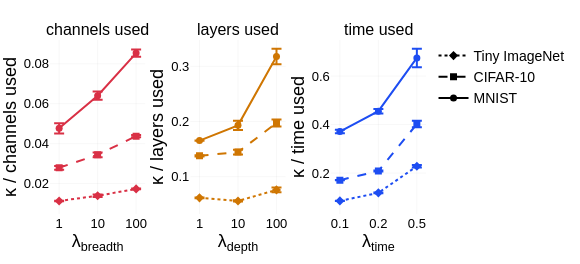

Write notebook code for a chart like this one.
### Code cell
dataset_order = ["mnist", "cifar10", "tiny-imagenet"]
DATASET_LABELS = {"mnist": "MNIST", "cifar10": "CIFAR-10", "tiny-imagenet": "Tiny ImageNet"}  # display names
dataset_dashes = {
    "mnist": "solid",
    "cifar10": "dash",
    "tiny-imagenet": "dot",
}
dataset_symbols = {
    "mnist": "circle",
    "cifar10": "square",
    "tiny-imagenet": "diamond",
}

chance_acc = {
    "mnist": 0.1,
    "cifar10": 0.1,
    "tiny-imagenet": 0.005,
}

resources = [
    ("channels_used", "channels used", "lam_breadth", cfg_base.plotting.breadth),
    ("layers_used", "layers used", "lam_depth", cfg_base.plotting.depth),
    ("time_used", "time used", "lam_time", cfg_base.plotting.time),
]

n = cfg_base.experiment.n_instances
multiplier = t.ppf(0.975, df=n - 1)

fig = make_subplots(rows=1, cols=3, horizontal_spacing=0.12,
                    subplot_titles=["channels used", "layers used", "time used"])

for dataset in reversed(dataset_order):
    fig.add_trace(go.Scatter(
        x=[None], y=[None],
        mode="lines+markers",
        marker=dict(size=7, symbol=dataset_symbols[dataset], color="black"),
        line=dict(color="black", width=2, dash=dataset_dashes[dataset]),
        name=DATASET_LABELS[dataset],
        showlegend=True,
    ), row=1, col=1)

for i, (resource_col, ylabel, lam_col, color) in enumerate(resources):
    instance_means = model_df.groupby(["dataset", lam_col, "instance"]).agg(
        resource_mean=(resource_col, "mean"),
        accuracy_mean=("accuracy", "mean"),
    ).reset_index()

    # compute kappa and efficiency per instance
    instance_means["chance"] = instance_means["dataset"].map(chance_acc)
    instance_means["kappa"] = (instance_means["accuracy_mean"] - instance_means["chance"]) / (1 - instance_means["chance"])
    instance_means["kappa"] = instance_means["kappa"].clip(lower=1e-6)  # avoid division by zero
    instance_means["efficiency"] = instance_means["kappa"] / instance_means["resource_mean"]  # efficiency is kappa per unit resource

    stats = instance_means.groupby(["dataset", lam_col])["efficiency"].agg(["mean", "std"]).reset_index()

    for dataset in dataset_order:
        ds_stats = stats[stats["dataset"] == dataset].sort_values(lam_col)
        sems = multiplier * ds_stats["std"] / np.sqrt(n)
        fig.add_trace(go.Scatter(
            x=ds_stats[lam_col],
            y=ds_stats["mean"],
            error_y=dict(type="data", array=sems, visible=True),
            mode="lines+markers",
            marker=dict(size=7, symbol=dataset_symbols[dataset]),
            line=dict(color=color, width=2, dash=dataset_dashes[dataset]),
            name=DATASET_LABELS[dataset],
            showlegend=False,
        ), row=1, col=i + 1)

    fig.update_yaxes(title_text=f"κ / {ylabel} ", row=1, col=i + 1, title_standoff=2)
     

    fig.update_xaxes(
        title_text=f"λ<sub>{lam_col.replace('lam_', '')}</sub>",
        type="category",
        row=1, col=i + 1,
        title_standoff=0,
    )

fig.update_layout(
    width=WIDTH * 0.55,
    height=WIDTH * 0.25,
    margin=dict(l=50, r=10, t=40, b=50),
    showlegend=True,
)
fig.update_layout(
    legend=dict(font=dict(size=14))
)
fig.show()

nn_bowl.utils.save_figure(fig, figures_dir, "datasets_efficiency_by_lambda", scale=4)

### Figure 1 — Plotly figure (JSON) as saved in the notebook; plotly's stock layout.template omitted (floating-point values rounded to 4 significant figures)
{"data": [{"line": {"color": "black", "dash": "dot", "width": 2}, "marker": {"color": "black", "size": 7, "symbol": "diamond"}, "mode": "lines+markers", "name": "Tiny ImageNet", "showlegend": true, "type": "scatter", "x": [null], "xaxis": "x", "y": [null], "yaxis": "y"}, {"line": {"color": "black", "dash": "dash", "width": 2}, "marker": {"color": "black", "size": 7, "symbol": "square"}, "mode": "lines+markers", "name": "CIFAR-10", "showlegend": true, "type": "scatter", "x": [null], "xaxis": "x", "y": [null], "yaxis": "y"}, {"line": {"color": "black", "dash": "solid", "width": 2}, "marker": {"color": "black", "size": 7, "symbol": "circle"}, "mode": "lines+markers", "name": "MNIST", "showlegend": true, "type": "scatter", "x": [null], "xaxis": "x", "y": [null], "yaxis": "y"}, {"error_y": {"array": [0.002531, 0.002092, 0.001852], "type": "data", "visible": true}, "line": {"color": "#d93045", "dash": "solid", "width": 2}, "marker": {"size": 7, "symbol": "circle"}, "mode": "lines+markers", "name": "MNIST", "showlegend": false, "type": "scatter", "x": [1.0, 10.0, 100.0], "xaxis": "x", "y": [0.04767, 0.06404, 0.08536], "yaxis": "y"}, {"error_y": {"array": [0.0009388, 0.0012, 0.0005721], "type": "data", "visible": true}, "line": {"color": "#d93045", "dash": "dash", "width": 2}, "marker": {"size": 7, "symbol": "square"}, "mode": "lines+markers", "name": "CIFAR-10", "showlegend": false, "type": "scatter", "x": [1.0, 10.0, 100.0], "xaxis": "x", "y": [0.02794, 0.03443, 0.04375], "yaxis": "y"}, {"error_y": {"array": [0.0001321, 0.0006543, 0.0001995], "type": "data", "visible": true}, "line": {"color": "#d93045", "dash": "dot", "width": 2}, "marker": {"size": 7, "symbol": "diamond"}, "mode": "lines+markers", "name": "Tiny ImageNet", "showlegend": false, "type": "scatter", "x": [1.0, 10.0, 100.0], "xaxis": "x", "y": [0.01134, 0.0139, 0.01735], "yaxis": "y"}, {"error_y": {"array": [3.203e-05, 0.008323, 0.01407], "type": "data", "visible": true}, "line": {"color": "#cf7602", "dash": "solid", "width": 2}, "marker": {"size": 7, "symbol": "circle"}, "mode": "lines+markers", "name": "MNIST", "showlegend": false, "type": "scatter", "x": [1.0, 10.0, 100.0], "xaxis": "x2", "y": [0.1654, 0.1931, 0.3178], "yaxis": "y2"}, {"error_y": {"array": [0.001177, 0.004379, 0.006346], "type": "data", "visible": true}, "line": {"color": "#cf7602", "dash": "dash", "width": 2}, "marker": {"size": 7, "symbol": "square"}, "mode": "lines+markers", "name": "CIFAR-10", "showlegend": false, "type": "scatter", "x": [1.0, 10.0, 100.0], "xaxis": "x2", "y": [0.1379, 0.1446, 0.1974], "yaxis": "y2"}, {"error_y": {"array": [0.0006736, 0.001169, 0.004153], "type": "data", "visible": true}, "line": {"color": "#cf7602", "dash": "dot", "width": 2}, "marker": {"size": 7, "symbol": "diamond"}, "mode": "lines+markers", "name": "Tiny ImageNet", "showlegend": false, "type": "scatter", "x": [1.0, 10.0, 100.0], "xaxis": "x2", "y": [0.06175, 0.0562, 0.07614], "yaxis": "y2"}, {"error_y": {"array": [0.00726, 0.009089, 0.03807], "type": "data", "visible": true}, "line": {"color": "#1D4DF2", "dash": "solid", "width": 2}, "marker": {"size": 7, "symbol": "circle"}, "mode": "lines+markers", "name": "MNIST", "showlegend": false, "type": "scatter", "x": [0.1, 0.2, 0.5], "xaxis": "x3", "y": [0.3713, 0.4553, 0.6749], "yaxis": "y3"}, {"error_y": {"array": [0.0008127, 0.002319, 0.01336], "type": "data", "visible": true}, "line": {"color": "#1D4DF2", "dash": "dash", "width": 2}, "marker": {"size": 7, "symbol": "square"}, "mode": "lines+markers", "name": "CIFAR-10", "showlegend": false, "type": "scatter", "x": [0.1, 0.2, 0.5], "xaxis": "x3", "y": [0.1707, 0.2084, 0.4024], "yaxis": "y3"}, {"error_y": {"array": [0.0004823, 0.001383, 0.005064], "type": "data", "visible": true}, "line": {"color": "#1D4DF2", "dash": "dot", "width": 2}, "marker": {"size": 7, "symbol": "diamond"}, "mode": "lines+markers", "name": "Tiny ImageNet", "showlegend": false, "type": "scatter", "x": [0.1, 0.2, 0.5], "xaxis": "x3", "y": [0.08509, 0.1183, 0.2282], "yaxis": "y3"}], "layout": {"annotations": [{"font": {"size": 16}, "showarrow": false, "text": "channels used", "x": 0.1267, "xanchor": "center", "xref": "paper", "y": 1, "yanchor": "bottom", "yref": "paper"}, {"font": {"size": 16}, "showarrow": false, "text": "layers used", "x": 0.5, "xanchor": "center", "xref": "paper", "y": 1, "yanchor": "bottom", "yref": "paper"}, {"font": {"size": 16}, "showarrow": false, "text": "time used", "x": 0.8733, "xanchor": "center", "xref": "paper", "y": 1, "yanchor": "bottom", "yref": "paper"}], "height": 264, "legend": {"font": {"size": 14}}, "margin": {"b": 50, "l": 50, "r": 10, "t": 40}, "showlegend": true, "width": 580.8, "xaxis": {"anchor": "y", "domain": [0, 0.2533], "title": {"standoff": 0, "text": "λ<sub>breadth</sub>"}, "type": "category"}, "xaxis2": {"anchor": "y2", "domain": [0.3733, 0.6267], "title": {"standoff": 0, "text": "λ<sub>depth</sub>"}, "type": "category"}, "xaxis3": {"anchor": "y3", "domain": [0.7467, 1], "title": {"standoff": 0, "text": "λ<sub>time</sub>"}, "type": "category"}, "yaxis": {"anchor": "x", "domain": [0, 1], "title": {"standoff": 2, "text": "κ / channels used "}}, "yaxis2": {"anchor": "x2", "domain": [0, 1], "title": {"standoff": 2, "text": "κ / layers used "}}, "yaxis3": {"anchor": "x3", "domain": [0, 1], "title": {"standoff": 2, "text": "κ / time used "}}}}
